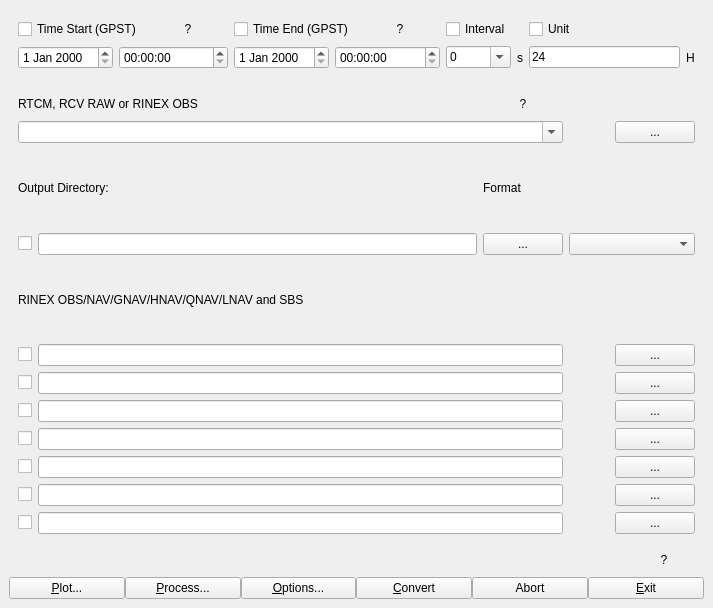
<?xml version="1.0" encoding="UTF-8"?>
<ui version="4.0">
 <class>MainWindow</class>
 <widget class="QMainWindow" name="MainWindow">
  <property name="geometry">
   <rect>
    <x>0</x>
    <y>0</y>
    <width>713</width>
    <height>608</height>
   </rect>
  </property>
  <property name="windowTitle">
   <string>MainWindow</string>
  </property>
  <widget class="QWidget" name="centralwidget">
   <layout class="QVBoxLayout" name="verticalLayout">
    <item>
     <widget class="QWidget" name="Panel1" native="true">
      <property name="sizePolicy">
       <sizepolicy hsizetype="Preferred" vsizetype="Fixed">
        <horstretch>0</horstretch>
        <verstretch>0</verstretch>
       </sizepolicy>
      </property>
      <layout class="QGridLayout" name="gridLayout">
       <item row="1" column="8">
        <widget class="QLineEdit" name="TimeUnit">
         <property name="text">
          <string>24</string>
         </property>
        </widget>
       </item>
       <item row="0" column="3" colspan="2">
        <widget class="QCheckBox" name="TimeEndF">
         <property name="text">
          <string>Time End (GPST)</string>
         </property>
        </widget>
       </item>
       <item row="1" column="6">
        <widget class="QComboBox" name="TimeInt">
         <property name="editable">
          <bool>true</bool>
         </property>
         <item>
          <property name="text">
           <string>0</string>
          </property>
         </item>
         <item>
          <property name="text">
           <string>0.05</string>
          </property>
         </item>
         <item>
          <property name="text">
           <string>0.1</string>
          </property>
         </item>
         <item>
          <property name="text">
           <string>0.2</string>
          </property>
         </item>
         <item>
          <property name="text">
           <string>0.25</string>
          </property>
         </item>
         <item>
          <property name="text">
           <string>0.5</string>
          </property>
         </item>
         <item>
          <property name="text">
           <string>1</string>
          </property>
         </item>
         <item>
          <property name="text">
           <string>5</string>
          </property>
         </item>
         <item>
          <property name="text">
           <string>10</string>
          </property>
         </item>
         <item>
          <property name="text">
           <string>15</string>
          </property>
         </item>
         <item>
          <property name="text">
           <string>30</string>
          </property>
         </item>
         <item>
          <property name="text">
           <string>60</string>
          </property>
         </item>
        </widget>
       </item>
       <item row="1" column="3">
        <widget class="QDateEdit" name="TimeY2"/>
       </item>
       <item row="0" column="2">
        <widget class="QPushButton" name="BtnTime1">
         <property name="sizePolicy">
          <sizepolicy hsizetype="Fixed" vsizetype="Fixed">
           <horstretch>0</horstretch>
           <verstretch>0</verstretch>
          </sizepolicy>
         </property>
         <property name="text">
          <string>?</string>
         </property>
         <property name="flat">
          <bool>true</bool>
         </property>
        </widget>
       </item>
       <item row="1" column="0">
        <widget class="QDateEdit" name="TimeY1"/>
       </item>
       <item row="0" column="6">
        <widget class="QCheckBox" name="TimeIntF">
         <property name="text">
          <string>Interval</string>
         </property>
        </widget>
       </item>
       <item row="0" column="0" colspan="2">
        <widget class="QCheckBox" name="TimeStartF">
         <property name="text">
          <string>Time Start (GPST)</string>
         </property>
        </widget>
       </item>
       <item row="1" column="9">
        <widget class="QLabel" name="LabelTimeUnit">
         <property name="text">
          <string>H</string>
         </property>
        </widget>
       </item>
       <item row="1" column="7">
        <widget class="QLabel" name="LabelTimeInt">
         <property name="text">
          <string>s</string>
         </property>
        </widget>
       </item>
       <item row="0" column="8">
        <widget class="QCheckBox" name="TimeUnitF">
         <property name="text">
          <string>Unit</string>
         </property>
        </widget>
       </item>
       <item row="0" column="5">
        <widget class="QPushButton" name="BtnTime2">
         <property name="sizePolicy">
          <sizepolicy hsizetype="Fixed" vsizetype="Fixed">
           <horstretch>0</horstretch>
           <verstretch>0</verstretch>
          </sizepolicy>
         </property>
         <property name="text">
          <string>?</string>
         </property>
         <property name="flat">
          <bool>true</bool>
         </property>
        </widget>
       </item>
       <item row="1" column="1" colspan="2">
        <widget class="QTimeEdit" name="TimeH1">
         <property name="displayFormat">
          <string>HH:mm:ss</string>
         </property>
        </widget>
       </item>
       <item row="1" column="4" colspan="2">
        <widget class="QTimeEdit" name="TimeH2">
         <property name="displayFormat">
          <string>HH:mm:ss</string>
         </property>
        </widget>
       </item>
      </layout>
     </widget>
    </item>
    <item>
     <widget class="QWidget" name="Panel2" native="true">
      <layout class="QGridLayout" name="gridLayout_2">
       <item row="11" column="0">
        <widget class="QCheckBox" name="OutFileEna6">
         <property name="text">
          <string/>
         </property>
        </widget>
       </item>
       <item row="7" column="0">
        <widget class="QCheckBox" name="OutFileEna2">
         <property name="text">
          <string/>
         </property>
        </widget>
       </item>
       <item row="3" column="0" colspan="2">
        <widget class="QLabel" name="LabelOutDir">
         <property name="text">
          <string>Output Directory:</string>
         </property>
        </widget>
       </item>
       <item row="9" column="0">
        <widget class="QCheckBox" name="OutFileEna4">
         <property name="text">
          <string/>
         </property>
        </widget>
       </item>
       <item row="3" column="2">
        <widget class="QLabel" name="LabelFormat">
         <property name="text">
          <string>Format</string>
         </property>
        </widget>
       </item>
       <item row="8" column="0">
        <widget class="QCheckBox" name="OutFileEna3">
         <property name="text">
          <string/>
         </property>
        </widget>
       </item>
       <item row="4" column="2">
        <widget class="QPushButton" name="BtnOutDir">
         <property name="text">
          <string>...</string>
         </property>
        </widget>
       </item>
       <item row="4" column="1">
        <widget class="QLineEdit" name="OutDir"/>
       </item>
       <item row="6" column="0">
        <widget class="QCheckBox" name="OutFileEna1">
         <property name="text">
          <string/>
         </property>
        </widget>
       </item>
       <item row="10" column="0">
        <widget class="QCheckBox" name="OutFileEna5">
         <property name="text">
          <string/>
         </property>
        </widget>
       </item>
       <item row="5" column="0" colspan="2">
        <widget class="QLabel" name="LabelOutFile">
         <property name="text">
          <string>RINEX OBS/NAV/GNAV/HNAV/QNAV/LNAV and SBS</string>
         </property>
        </widget>
       </item>
       <item row="4" column="0">
        <widget class="QCheckBox" name="OutDirEna">
         <property name="text">
          <string/>
         </property>
        </widget>
       </item>
       <item row="12" column="0">
        <widget class="QCheckBox" name="OutFileEna7">
         <property name="text">
          <string/>
         </property>
        </widget>
       </item>
       <item row="6" column="3">
        <widget class="QPushButton" name="BtnOutFileView1">
         <property name="text">
          <string/>
         </property>
         <property name="icon">
          <iconset resource="rtkconv_qt.qrc">
           <normaloff>:/buttons/doc.bmp</normaloff>:/buttons/doc.bmp</iconset>
         </property>
         <property name="flat">
          <bool>true</bool>
         </property>
        </widget>
       </item>
       <item row="6" column="4">
        <widget class="QPushButton" name="BtnOutFile1">
         <property name="sizePolicy">
          <sizepolicy hsizetype="Fixed" vsizetype="Fixed">
           <horstretch>0</horstretch>
           <verstretch>0</verstretch>
          </sizepolicy>
         </property>
         <property name="text">
          <string>...</string>
         </property>
        </widget>
       </item>
       <item row="7" column="4">
        <widget class="QPushButton" name="BtnOutFile2">
         <property name="sizePolicy">
          <sizepolicy hsizetype="Fixed" vsizetype="Fixed">
           <horstretch>0</horstretch>
           <verstretch>0</verstretch>
          </sizepolicy>
         </property>
         <property name="text">
          <string>...</string>
         </property>
        </widget>
       </item>
       <item row="8" column="4">
        <widget class="QPushButton" name="BtnOutFile3">
         <property name="sizePolicy">
          <sizepolicy hsizetype="Fixed" vsizetype="Fixed">
           <horstretch>0</horstretch>
           <verstretch>0</verstretch>
          </sizepolicy>
         </property>
         <property name="text">
          <string>...</string>
         </property>
        </widget>
       </item>
       <item row="7" column="3">
        <widget class="QPushButton" name="BtnOutFileView2">
         <property name="text">
          <string/>
         </property>
         <property name="icon">
          <iconset resource="rtkconv_qt.qrc">
           <normaloff>:/buttons/doc.bmp</normaloff>:/buttons/doc.bmp</iconset>
         </property>
         <property name="flat">
          <bool>true</bool>
         </property>
        </widget>
       </item>
       <item row="8" column="3">
        <widget class="QPushButton" name="BtnOutFileView3">
         <property name="text">
          <string/>
         </property>
         <property name="icon">
          <iconset resource="rtkconv_qt.qrc">
           <normaloff>:/buttons/doc.bmp</normaloff>:/buttons/doc.bmp</iconset>
         </property>
         <property name="flat">
          <bool>true</bool>
         </property>
        </widget>
       </item>
       <item row="8" column="1" colspan="2">
        <widget class="QLineEdit" name="OutFile3"/>
       </item>
       <item row="7" column="1" colspan="2">
        <widget class="QLineEdit" name="OutFile2"/>
       </item>
       <item row="6" column="1" colspan="2">
        <widget class="QLineEdit" name="OutFile1"/>
       </item>
       <item row="9" column="4">
        <widget class="QPushButton" name="BtnOutFile4">
         <property name="sizePolicy">
          <sizepolicy hsizetype="Fixed" vsizetype="Fixed">
           <horstretch>0</horstretch>
           <verstretch>0</verstretch>
          </sizepolicy>
         </property>
         <property name="text">
          <string>...</string>
         </property>
        </widget>
       </item>
       <item row="10" column="4">
        <widget class="QPushButton" name="BtnOutFile5">
         <property name="sizePolicy">
          <sizepolicy hsizetype="Fixed" vsizetype="Fixed">
           <horstretch>0</horstretch>
           <verstretch>0</verstretch>
          </sizepolicy>
         </property>
         <property name="text">
          <string>...</string>
         </property>
        </widget>
       </item>
       <item row="11" column="4">
        <widget class="QPushButton" name="BtnOutFile6">
         <property name="sizePolicy">
          <sizepolicy hsizetype="Fixed" vsizetype="Fixed">
           <horstretch>0</horstretch>
           <verstretch>0</verstretch>
          </sizepolicy>
         </property>
         <property name="text">
          <string>...</string>
         </property>
        </widget>
       </item>
       <item row="12" column="4">
        <widget class="QPushButton" name="BtnOutFile7">
         <property name="sizePolicy">
          <sizepolicy hsizetype="Fixed" vsizetype="Fixed">
           <horstretch>0</horstretch>
           <verstretch>0</verstretch>
          </sizepolicy>
         </property>
         <property name="text">
          <string>...</string>
         </property>
        </widget>
       </item>
       <item row="9" column="3">
        <widget class="QPushButton" name="BtnOutFileView4">
         <property name="text">
          <string/>
         </property>
         <property name="icon">
          <iconset resource="rtkconv_qt.qrc">
           <normaloff>:/buttons/doc.bmp</normaloff>:/buttons/doc.bmp</iconset>
         </property>
         <property name="flat">
          <bool>true</bool>
         </property>
        </widget>
       </item>
       <item row="10" column="3">
        <widget class="QPushButton" name="BtnOutFileView5">
         <property name="text">
          <string/>
         </property>
         <property name="icon">
          <iconset resource="rtkconv_qt.qrc">
           <normaloff>:/buttons/doc.bmp</normaloff>:/buttons/doc.bmp</iconset>
         </property>
         <property name="flat">
          <bool>true</bool>
         </property>
        </widget>
       </item>
       <item row="11" column="3">
        <widget class="QPushButton" name="BtnOutFileView6">
         <property name="text">
          <string/>
         </property>
         <property name="icon">
          <iconset resource="rtkconv_qt.qrc">
           <normaloff>:/buttons/doc.bmp</normaloff>:/buttons/doc.bmp</iconset>
         </property>
         <property name="flat">
          <bool>true</bool>
         </property>
        </widget>
       </item>
       <item row="12" column="3">
        <widget class="QPushButton" name="BtnOutFileView7">
         <property name="text">
          <string/>
         </property>
         <property name="icon">
          <iconset resource="rtkconv_qt.qrc">
           <normaloff>:/buttons/doc.bmp</normaloff>:/buttons/doc.bmp</iconset>
         </property>
         <property name="flat">
          <bool>true</bool>
         </property>
        </widget>
       </item>
       <item row="9" column="1" colspan="2">
        <widget class="QLineEdit" name="OutFile4"/>
       </item>
       <item row="10" column="1" colspan="2">
        <widget class="QLineEdit" name="OutFile5"/>
       </item>
       <item row="11" column="1" colspan="2">
        <widget class="QLineEdit" name="OutFile6"/>
       </item>
       <item row="12" column="1" colspan="2">
        <widget class="QLineEdit" name="OutFile7"/>
       </item>
       <item row="4" column="3" colspan="2">
        <widget class="QComboBox" name="Format"/>
       </item>
       <item row="2" column="4">
        <widget class="QPushButton" name="BtnInFile">
         <property name="sizePolicy">
          <sizepolicy hsizetype="Fixed" vsizetype="Fixed">
           <horstretch>0</horstretch>
           <verstretch>0</verstretch>
          </sizepolicy>
         </property>
         <property name="text">
          <string>...</string>
         </property>
        </widget>
       </item>
       <item row="2" column="3">
        <widget class="QPushButton" name="BtnInFileView">
         <property name="text">
          <string/>
         </property>
         <property name="icon">
          <iconset resource="rtkconv_qt.qrc">
           <normaloff>:/buttons/doc.bmp</normaloff>:/buttons/doc.bmp</iconset>
         </property>
         <property name="flat">
          <bool>true</bool>
         </property>
        </widget>
       </item>
       <item row="2" column="0" colspan="3">
        <widget class="QComboBox" name="InFile">
         <property name="editable">
          <bool>true</bool>
         </property>
        </widget>
       </item>
       <item row="1" column="2">
        <widget class="QPushButton" name="BtnKey">
         <property name="sizePolicy">
          <sizepolicy hsizetype="Fixed" vsizetype="Fixed">
           <horstretch>0</horstretch>
           <verstretch>0</verstretch>
          </sizepolicy>
         </property>
         <property name="text">
          <string>?</string>
         </property>
         <property name="flat">
          <bool>true</bool>
         </property>
        </widget>
       </item>
       <item row="1" column="0" colspan="2">
        <widget class="QLabel" name="LabelInFile">
         <property name="text">
          <string>RTCM, RCV RAW or RINEX OBS</string>
         </property>
        </widget>
       </item>
      </layout>
     </widget>
    </item>
    <item>
     <widget class="QWidget" name="Panel3" native="true">
      <property name="sizePolicy">
       <sizepolicy hsizetype="Preferred" vsizetype="Fixed">
        <horstretch>0</horstretch>
        <verstretch>0</verstretch>
       </sizepolicy>
      </property>
      <layout class="QHBoxLayout" name="horizontalLayout_2">
       <property name="spacing">
        <number>0</number>
       </property>
       <property name="leftMargin">
        <number>0</number>
       </property>
       <property name="topMargin">
        <number>0</number>
       </property>
       <property name="rightMargin">
        <number>0</number>
       </property>
       <property name="bottomMargin">
        <number>0</number>
       </property>
       <item>
        <widget class="QLabel" name="Message">
         <property name="text">
          <string/>
         </property>
        </widget>
       </item>
       <item>
        <widget class="QPushButton" name="BtnAbout">
         <property name="sizePolicy">
          <sizepolicy hsizetype="Fixed" vsizetype="Fixed">
           <horstretch>0</horstretch>
           <verstretch>0</verstretch>
          </sizepolicy>
         </property>
         <property name="text">
          <string>?</string>
         </property>
         <property name="flat">
          <bool>true</bool>
         </property>
        </widget>
       </item>
      </layout>
     </widget>
    </item>
    <item>
     <widget class="QWidget" name="widget" native="true">
      <property name="sizePolicy">
       <sizepolicy hsizetype="Preferred" vsizetype="Fixed">
        <horstretch>0</horstretch>
        <verstretch>0</verstretch>
       </sizepolicy>
      </property>
      <layout class="QHBoxLayout" name="horizontalLayout">
       <property name="spacing">
        <number>0</number>
       </property>
       <property name="leftMargin">
        <number>0</number>
       </property>
       <property name="topMargin">
        <number>0</number>
       </property>
       <property name="rightMargin">
        <number>0</number>
       </property>
       <property name="bottomMargin">
        <number>0</number>
       </property>
       <item>
        <widget class="QPushButton" name="BtnPlot">
         <property name="text">
          <string>&amp;Plot...</string>
         </property>
         <property name="icon">
          <iconset resource="rtkconv_qt.qrc">
           <normaloff>:/buttons/chart.bmp</normaloff>:/buttons/chart.bmp</iconset>
         </property>
        </widget>
       </item>
       <item>
        <widget class="QPushButton" name="BtnPost">
         <property name="text">
          <string>&amp;Process...</string>
         </property>
        </widget>
       </item>
       <item>
        <widget class="QPushButton" name="BtnOptions">
         <property name="text">
          <string>&amp;Options...</string>
         </property>
         <property name="icon">
          <iconset resource="rtkconv_qt.qrc">
           <normaloff>:/buttons/toolbmp</normaloff>:/buttons/toolbmp</iconset>
         </property>
        </widget>
       </item>
       <item>
        <widget class="QPushButton" name="BtnConvert">
         <property name="text">
          <string>&amp;Convert</string>
         </property>
         <property name="icon">
          <iconset>
           <normaloff>:/buttons/start.bmp</normaloff>:/buttons/start.bmp</iconset>
         </property>
        </widget>
       </item>
       <item>
        <widget class="QPushButton" name="BtnAbort">
         <property name="text">
          <string>Abort</string>
         </property>
         <property name="icon">
          <iconset>
           <normaloff>:/buttons/stop2.bmp</normaloff>:/buttons/stop2.bmp</iconset>
         </property>
        </widget>
       </item>
       <item>
        <widget class="QPushButton" name="BtnExit">
         <property name="text">
          <string>&amp;Exit</string>
         </property>
        </widget>
       </item>
      </layout>
     </widget>
    </item>
   </layout>
  </widget>
 </widget>
 <resources>
  <include location="rtkconv_qt.qrc"/>
 </resources>
 <connections/>
</ui>
